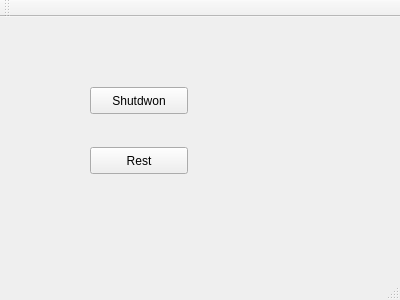
<?xml version="1.0" encoding="UTF-8"?>
<ui version="4.0">
 <class>MainWindow</class>
 <widget class="QMainWindow" name="MainWindow">
  <property name="geometry">
   <rect>
    <x>0</x>
    <y>0</y>
    <width>400</width>
    <height>300</height>
   </rect>
  </property>
  <property name="windowTitle">
   <string>MainWindow</string>
  </property>
  <widget class="QWidget" name="centralWidget">
   <widget class="QPushButton" name="pushButton_shutdown">
    <property name="geometry">
     <rect>
      <x>90</x>
      <y>70</y>
      <width>98</width>
      <height>27</height>
     </rect>
    </property>
    <property name="text">
     <string>Shutdwon</string>
    </property>
   </widget>
   <widget class="QPushButton" name="pushButton_rest">
    <property name="geometry">
     <rect>
      <x>90</x>
      <y>130</y>
      <width>98</width>
      <height>27</height>
     </rect>
    </property>
    <property name="text">
     <string>Rest</string>
    </property>
   </widget>
  </widget>
  <widget class="QMenuBar" name="menuBar">
   <property name="geometry">
    <rect>
     <x>0</x>
     <y>0</y>
     <width>400</width>
     <height>25</height>
    </rect>
   </property>
  </widget>
  <widget class="QToolBar" name="mainToolBar">
   <attribute name="toolBarArea">
    <enum>TopToolBarArea</enum>
   </attribute>
   <attribute name="toolBarBreak">
    <bool>false</bool>
   </attribute>
  </widget>
  <widget class="QStatusBar" name="statusBar"/>
 </widget>
 <layoutdefault spacing="6" margin="11"/>
 <resources/>
 <connections/>
</ui>
